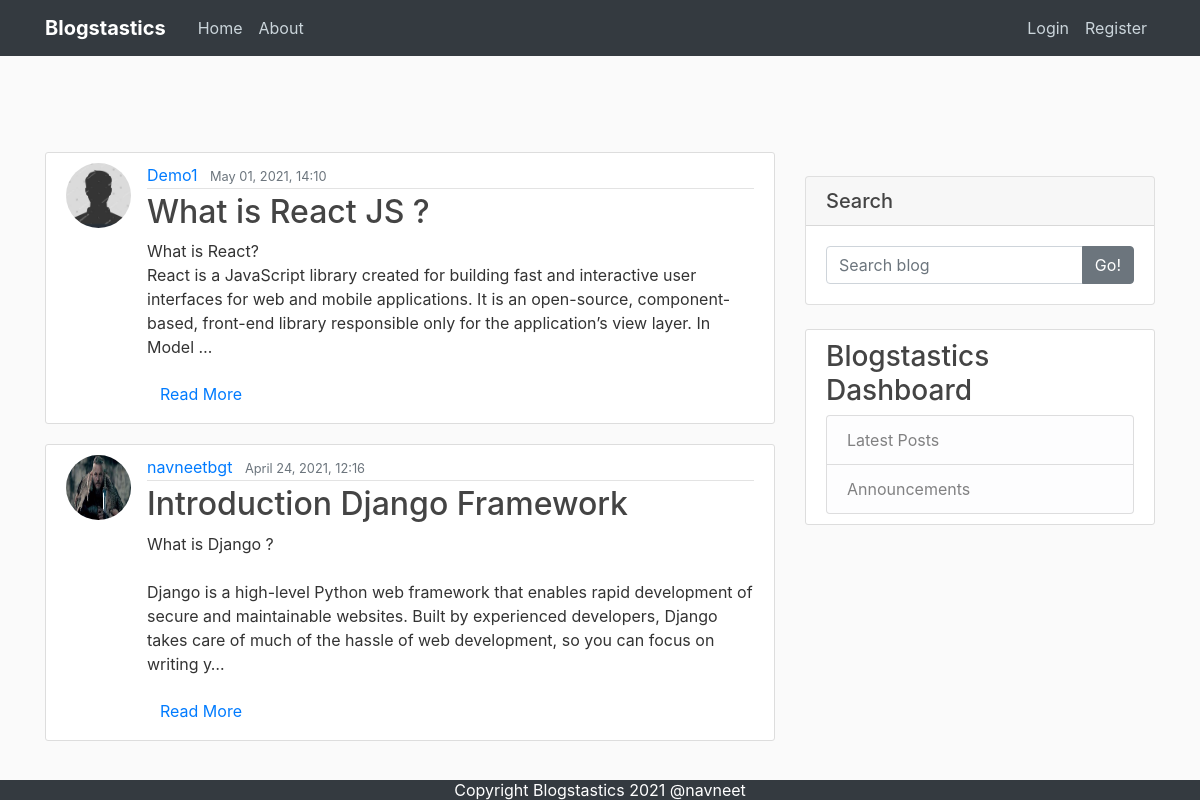
The page / on the database its author committed.
### blog/models.py (models this page shows, shortened)
class Post(models.Model):
	title = models.CharField(max_length=100)
	content = models.TextField()
	date_posted = models.DateTimeField(default=timezone.now)
	author = models.ForeignKey(User, on_delete=models.CASCADE)

### users/models.py (models this page shows, shortened)
class Profile(models.Model):
    user = models.OneToOneField(User, on_delete=models.CASCADE)  # cascade: if user is deleted, delete the profile
    image = models.ImageField(default='default.jpg', upload_to='profile_pics')

### blog/views.py (the view)
# urls.py: path('', PostListView.as_view(), name='blog-home'),
class PostListView(ListView):
    model = Post
    template_name = 'blog/home.html'
    context_object_name = 'posts'
    ordering = ['-date_posted']  # with minus sign, it lists the post from latest to oldest

### blog/templates/blog/home.html
{% extends "blog/base.html" %}
{% block content %}
	{% for post in posts %}
		<article class="media content-section">
		  <img class="rounded-circle article-img" src="{{ post.author.profile.image.url }}">
		  <div class="media-body">
		    <div class="article-metadata">
		      <a class="mr-2" href="#">{{ post.author }}</a>
		      <small class="text-muted">{{ post.date_posted|date:"F d, Y, H:i" }}</small>
		    </div>
		    <h2><a class="article-title" href="{% url 'post-detail' post.id %}">{{ post.title }}</a></h2>
		    <p class="article-content">{{ post.content|truncatechars:255 }}</p>
				<a href="{% url 'post-detail' post.id %}"><button type="button" class="btn btn-link">Read More</button></a>
		  </div>
		</article>
	{% endfor %}
{% endblock content %}

### blog/templates/blog/base.html (shortened to what this page needs)
<!DOCTYPE html>
<html lang="en">
<head>
  {% load static %}
    <link rel="stylesheet" href="https://maxcdn.bootstrapcdn.com/bootstrap/4.0.0/css/bootstrap.min.css">
    <link rel="stylesheet" type="text/css" href="{% static 'blog/main.css' %}">
</head>
<body>
  <br><br><br>
	<header class="site-header">
	  <nav class="navbar navbar-expand-md navbar-dark bg-dark fixed-top">
	    <div class="container">
	      <a class="navbar-brand mr-4" href="{% url 'blog-home' %}"><strong>Blogstastics</strong></a>
	      <div class="collapse navbar-collapse" id="navbarToggle">
	        <div class="navbar-nav mr-auto">
	          <a class="nav-item nav-link" href="{% url 'blog-home' %}">Home</a>
	          <a class="nav-item nav-link" href="{% url 'blog-about' %}">About</a>
	        </div>
	        <div class="navbar-nav">
			  {% if user.is_authenticated %}
				<a class="nav-item nav-link" href="{% url 'post-create' %}">New Post</a>
				<a class="nav-item nav-link" href="{% url 'profile' %}">Profile</a>
			  	<a class="nav-item nav-link" href="{% url 'logout' %}">Logout</a>
			  {% else %}
			  	<a class="nav-item nav-link" href="{% url 'login' %}">Login</a>
	          	<a class="nav-item nav-link" href="{% url 'register' %}">Register</a>
			  {% endif %}
	        </div>
	      </div>
	    </div>
	  </nav>
	</header>
	<main role="main" class="container">
	  <div class="row">
	    <div class="col-md-8">
	      	{% block content %}{% endblock %}
	    </div>
	    <div class="col-md-4">
        <div class="card my-4">
            <h5 class="card-header">Search</h5>
            <div class="card-body">
                <div class="input-group">
                    <input class="form-control" type="text" placeholder="Search blog" />
                    <span class="input-group-append"><button class="btn btn-secondary" type="button">Go!</button></span>
                </div>
            </div>
        </div>
	      <div class="content-section">
	        <h3>Blogstastics Dashboard</h3>
	          <ul class="list-group">
	            <li class="list-group-item list-group-item-light">Latest Posts <small>{{total_posts}}</small></li>
	            <li class="list-group-item list-group-item-light">Announcements</li>
	          </ul>
	      </div>
	    </div>
	  </div>
	</main>
    <footer class="footer bg-dark">
        <div class="container"><p class="m-0 text-center text-white">Copyright Blogstastics 2021 @navneet</p></div>
    </footer>
</body>
</html>

### static/main.css (style rules this page uses)
body { background: #fafafa; color: #333333; margin-top: 5rem; }
h1, h2, h3, h4, h5, h6 { color: #444444; }
ul { margin: 0; }
.site-header .navbar-nav .nav-link { color: #cbd5db; }
.content-section { background: #ffffff; padding: 10px 20px; border: 1px solid #dddddd; border-radius: 3px; margin-bottom: 20px; }
.article-title { color: #444444; }
.article-content { white-space: pre-line; }
.article-img { height: 65px; width: 65px; margin-right: 16px; }
.article-metadata { padding-bottom: 1px; margin-bottom: 4px; border-bottom: 1px solid #e3e3e3 }

### blog/templates/blog/base.html (style rules this page uses)
.footer { position: fixed; bottom: 0; width: 100%; height: 20px; line-height: 20px; }

### rows shown on the page
Post: author.profile.image (placeholder picture), author "Demo1", date_posted "May 01, 2021, 14:10", title "What is React JS ?", content "What is React? React is a JavaScript library created for building fast and interactive user interfaces for web and mobile applications. It is an open-source, component-based, front-end library responsible only for the application’s view layer. In Model …"
Post: author.profile.image (picture), author "navneetbgt", date_posted "April 24, 2021, 12:16", title "Introduction Django Framework", content "What is Django ? Django is a high-level Python web framework that enables rapid development of secure and maintainable websites. Built by experienced developers, Django takes care of much of the hassle of web development, so you can focus on writing y…"
